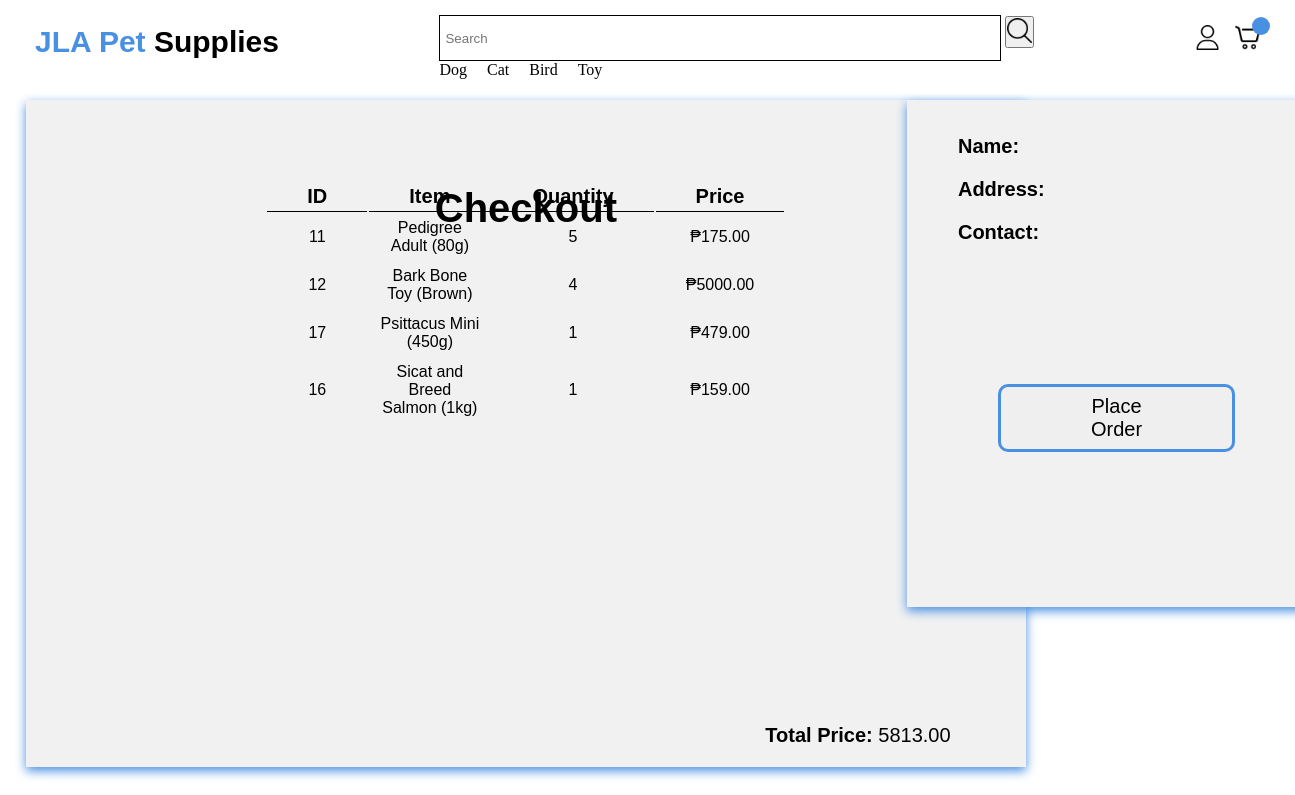
The app's page /checkout/81/ with its own data.
### app/models.py (models this page shows, shortened)
class OrderItem(models.Model):
    ordered = models.ForeignKey(Order, on_delete=models.CASCADE, related_name='items')
    item = models.ForeignKey(Item, on_delete=models.CASCADE)
    quantity = models.IntegerField(default=1)
    price = models. DecimalField(max_digits=10, decimal_places=2)

class Item(models.Model):
    seller = models.ForeignKey(User, on_delete=models.CASCADE, null=True)
    category = models.ForeignKey(Category, related_name='item', on_delete=models.CASCADE, null=True, blank=True)
    title = models.CharField(max_length=100)
    price = models.DecimalField(max_digits=10, decimal_places=2)
    stock = models.PositiveIntegerField(default=0)
    image = models.ImageField(upload_to='item_images/', null=True, blank=True)

### app/views.py (the view)
# urls.py: path('checkout/<int:order_id>/', CheckoutPageView.as_view(), name='checkout'),
class CheckoutPageView(TemplateView):
    template_name = 'app/checkout.html'
    def get_context_data(self, **kwargs):
        context = super().get_context_data(**kwargs)
        order_id = self.kwargs.get('order_id')
        order = get_object_or_404(Order, id=order_id)
        context['order'] = order
        context['order_items'] = order.items.all()
        total_price = 0
        for item in context['order_items']:
            item.sub_total = item.quantity * item.price
            total_price += item.sub_total
        context['total_price'] = total_price
        return context

### app/templates/app/checkout.html (shortened to what this page needs)
{% extends 'app/base.html' %}
{% load static %}
{% block content %}
<div class="checkoutpage">
    <h1>Checkout</h1>
    <div class="checkouttable">
        <table>
            <thead>
                <tr>
                    <th>ID</th>
                    <th>Item</th>
                    <th>Quantity</th>
                    <th>Price</th>
                </tr>
            </thead>
            <tbody>
            {% for item in order_items %}
                <tr>
                    <td>{{ item.item_id }}</td>
                    <td>{{ item.item.title }}</td>
                    <td>{{ item.quantity }}</td>
                    <td>₱{{ item.sub_total|floatformat:2 }}</td>
                </tr>
            {% endfor %}
            </tbody>
        </table>
        <p class="checkouttotal"><span>Total Price: </span>{{ total_price|floatformat:2 }}</p>
    </div>
</div>
<div class="checkoutdetail">
    <form action="{% url 'process_order' %}" method="POST">
        <label>Name: </label>
        <label>Address: </label>
        <label>Contact: </label>
        <button type="submit">Place Order</button>
    </form>
</div>
{% endblock content %}

### static/css/style.css (style rules this page uses)
* { margin: 0; padding: 0; }
html { width: 100%; font-family: sans-serif; font-size: 10px; scroll-behavior: smooth; }
body { background-color: white; color: black; font-size: 1.6rem; }
.checkoutpage { position: relative; display: flex; align-items: center; justify-content: center; width: 100%; max-width: 300px; top: 100px; left: 2%; padding: 200px 350px; background-color: #f1f1f1; box-shadow: 0px 4px 10px #4a90e2; }
.checkoutpage h1 { position: fixed; margin-top: -450px; font-size: 4rem; }
.checkoutpage .checkouttable { position: relative; box-sizing: border-box; margin: 0; top: -120px; }
.checkoutpage .checkouttable tr th { padding: 0.3rem 4rem; font-size: 2rem; text-align: center; border-bottom: 1px solid black; }
.checkoutpage .checkouttable td { padding: 5px 10px; text-align: center; }
.checkouttotal { position: relative; top: 300px; left: 500px; font-size: 2rem; }
.checkouttotal span { font-weight: bold; }
.checkoutdetail { position: absolute; display: flex; flex-wrap: wrap; align-items: center; justify-content: center; width: 100%; max-width: 100px; top: 100px; left: 70%; padding: 155px 160px; background-color: #f1f1f1; box-shadow: 0px 4px 10px #4a90e2; }
.checkoutdetail label { position: relative; display: block; font-weight: bold; font-size: 2rem; top: -120px; left: -40px; margin-bottom: 20px; }
.checkoutdetail button { position: relative; display: flex; justify-content: center; color: black; width: 100%; border: 3px solid #4a90e2; padding: 8px 90px; font-size: 2rem; cursor: pointer; border-radius: 10px; transition: 0.3s ease all; z-index: 1; }
.checkoutdetail button:before { transition: 0.5s all ease; position: absolute; top: 0; left: 50%; right: 50%; bottom: 0; opacity: 0; content: ''; background-color: #4a90e2; z-index: -1; }

### records on screen
OrderItem: item_id "11", item "Pedigree Adult (80g)", quantity "5", sub_total "175.00"
OrderItem: item_id "12", item "Bark Bone Toy (Brown)", quantity "4", sub_total "5000.00"
OrderItem: item_id "17", item "Psittacus Mini (450g)", quantity "1", sub_total "479.00"
OrderItem: item_id "16", item "Sicat and Breed Salmon (1kg)", quantity "1", sub_total "159.00"

### other values on screen
{{ total_price|floatformat:2 }} "5813.00"
